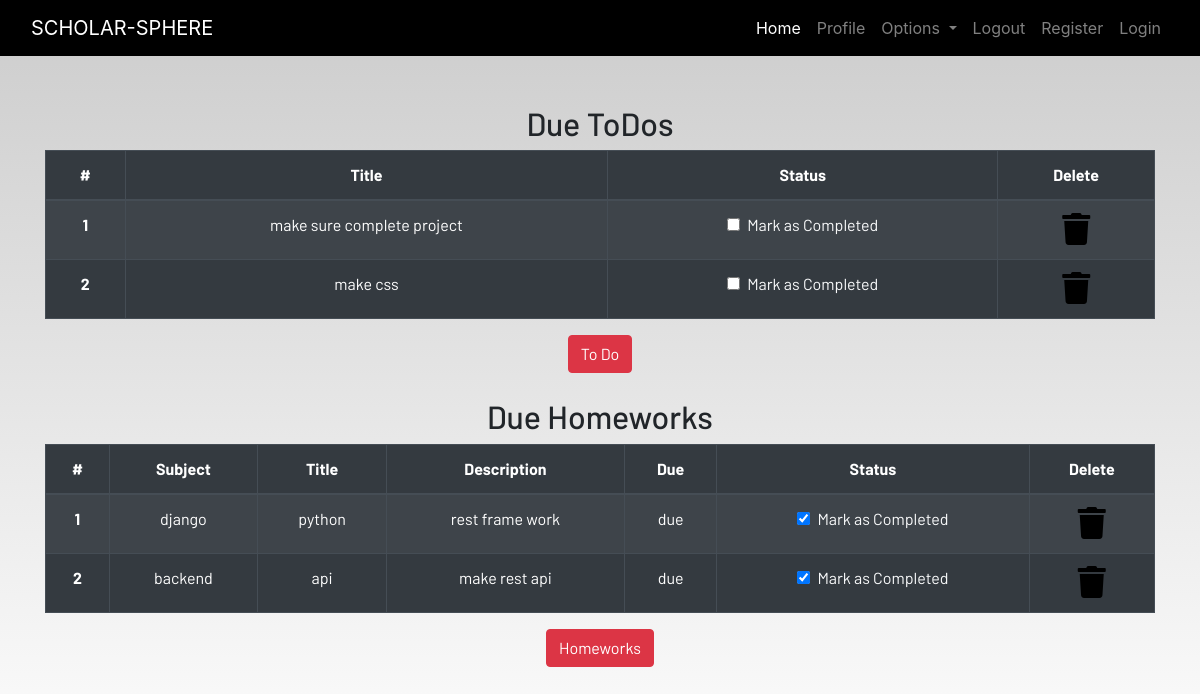
The page /profile (signed in) on the database as committed earlier.
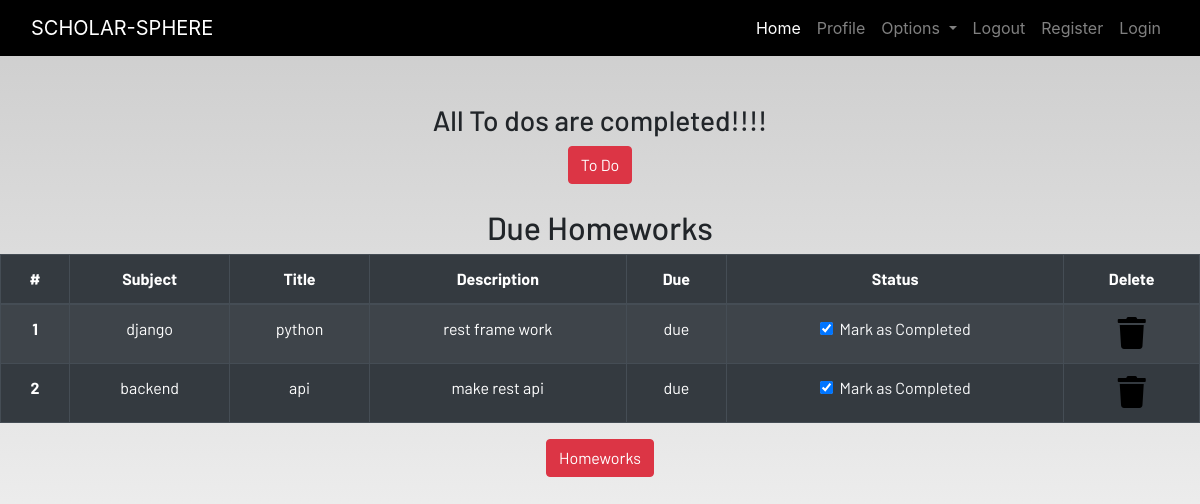
The same page on the database as committed later.
### dashboard/models.py (models this page shows, shortened)
class Todo(models.Model):
    user = models.ForeignKey(User ,on_delete=models.CASCADE)
    title = models.CharField(max_length=100)
    is_finished = models.BooleanField(default=False)
    def __str__(self):
        return self.title

class Homework(models.Model):
    user = models.ForeignKey(User , on_delete =models.CASCADE)
    subject = models.CharField(max_length=50)
    title = models.CharField(max_length=100)
    description = models.TextField()
    due = models.DateField()
    is_finished = models.BooleanField(default=False)

### dashboard/views.py (the view)
# urls.py: path('profile' , views.profile, name ="profile"),
def profile(request):
    homeworks = Homework.objects.filter(is_finished = False , user = request.user)
    todos = Todo.objects.filter(is_finished = False , user = request.user)
    print(todos)
    context = {
        'homeworks':homeworks,
        'todos':todos,
    }
    return render(request , 'dashboard/profile.html' , context)

### dashboard/templates/dashboard/profile.html
{% extends 'dashboard/base.html' %} {% load static %}
{% load crispy_forms_tags%}
{% block content %}
<section class="text-center">
{% if todos %}
    <div class="container">
        <h2>Due ToDos</h2>
        <table class="table table-striped table-bordered table-hover table-dark">
            <thead>
                <tr>
                    <th scope="col">#</th>
                    <th scope="col">Title</th>
                    <th scope="col">Status</th>
                    <th scope="col">Delete</th>
                </tr>
            </thead>
            <tbody>
                {% for todo in todos %}
                <tr>
                    <th scope="row">{{ forloop.counter}}</th>
                    <td>{{todo.title}}</td>
                    <td>
                        <a href="#">
                            <div class="form-check">
                                {% if todo.is_finished == True  %}
                                <input class="form-check-input" type="checkbox" value="" checked>
                                {%  else %}
                                <input class="form-check-input" type="checkbox" value=""> {% endif %}
                                <label class="form-check-label text-light" for="flexCheckDefault">
                                    Mark as Completed
                                </label>
                            </div>
                        </a>
                    </td>
                    <td><a href="#"><i class="fa fa-trash fa-2x"></i></a></td>
                </tr>{% endfor %}
            </tbody>
        </table>
       {% else%}
        <h3>All To dos are completed!!!!</h3>
        {% endif %}
        <a href="#" class="btn btn-danger">To Do</a>
        <br><br>
        {% if homeworks %}
        <h2>Due Homeworks</h2>
        <table class="table table-striped table-bordered table-hover table-dark">
            <thead>
                <tr>
                    <th scope="col">#</th>
                    <th scope="col">Subject</th>
                    <th scope="col">Title</th>
                    <th scope="col">Description</th>
                    <th scope="col">Due</th>
                    <th scope="col">Status</th>
                    <th scope="col">Delete</th>
                </tr>
            </thead>
            <tbody>
                {% for  homework in homeworks %}
                <tr>
                    <th scope="row">{{ forloop.counter}}</th>
                    <td>{{homework.subject}}</td>
                    <td>{{homework.title}}</td>
                    <td>{{homework.description}}</td>
                    <td>due</td>
                    <td>
                        <a href="#">
                            <div class="form-check">
                                <input class="form-check-input" type="checkbox" value="" checked id=2>
                                <label class="form-check-label text-light" for="flexCheckDefault">
                                    Mark as Completed
                                </label>
                            </div>
                        </a>
                    </td>
                    <td><a href="#"><i class="fa fa-trash fa-2x"></i></a></td>
                </tr>{% endfor %}
            </tbody>
        </table>
        {% else %}
        <h3>All To homeworks are completed!!!!</h3>
        {% endif %}
        <a href="#" class="btn btn-danger">Homeworks</a>
    </div>
</section>
{% endblock content %}

Rows that differ between the two databases and show on the page:
removed Todo: title "make sure complete project"
removed Todo: title "make css"
Other text that changed with them:
text no longer shown: "Due ToDos # Title Status Delete"
text now shown: "All To dos are completed!!!!"
